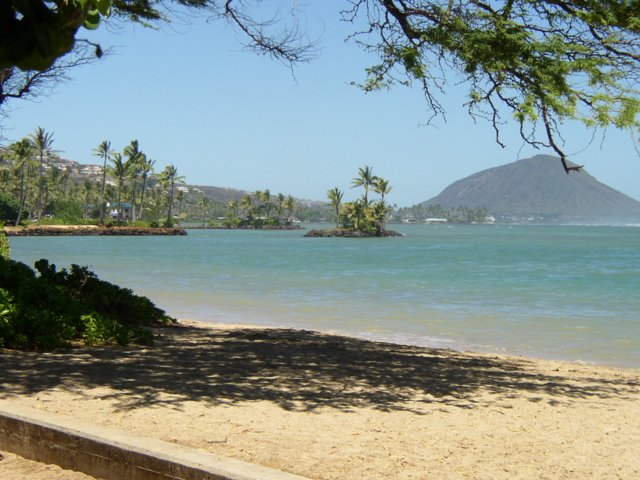
#> input picture _build/html/_images/beach.jpeg, 640 x 480 px, found by its file name
$ jupyter execute final_1.ipynb
#> lines starting #> are read from the running program, lines starting #| are printed output that depends on the picture
# 期末大作业I #

## 任务一：描述图片 ##

打开https://pixspy.com/，上传任意一张照片。鼠标在图片上移动，观察鼠标旁的数字，回答以下问题：

1. 鼠标旁的五个数字分别代表图片的什么信息？
2. 图片的分辨率是多少？
3. 图片左上角的行下标和列下标分别是多少？
4. 图片最右处的列下标是多少？
5. 图片最底部的行下标是多少？
6. 行下标是从左往右增大，还是从上到下增大？
7. 用鼠标滚轮放大图片，直到看到一个个"马赛克"为止。它们其实是像素，当像素放大到一定程度，看起来就像是小色块。这叫做图像的像素化（pixelation）。

## 任务二：输出图像信息 ##

下面是一张海滩的图片，我们用以下代码来打印图片的信息：

[cell 1]
import cv2
img = cv2.imread('beach.jpeg')
#> img is the input picture: shape (480, 640, 3); mean B, G, R 142.4, 147.4, 133.9

totalCol= img.shape[1]  #image width
#> totalCol = 640
totalRow= img.shape[0] #image height
#> totalRow = 480

print(totalCol, totalRow) #print image width and height
#| 640 480

for i in range(4):
  for j in range(4):
    print(img[i,j])    #打印图片的[B,G,R]信息
#> this loop made 4 passes
#> (printed output is left out)

1. 这16个像素点在图片的哪个位置？
2. 为什么这些像素点的值都比较小？

OpenCV对图像是用**BGR**（不是RGB)的方式来进行编码的。每个像素值都是一个包含三个元素列表，分别对应Blue, Green和Red。所以你如果想要获得某个位置像素点的三原色值，你也可以通过列表下标的方式来得到，例如：

[cell 2]
import cv2
img = cv2.imread('beach.jpeg')

print(img[100,100,0])    #输出图片的[100,100]处的蓝色值
#| 231
print(img[100,100,1])    #输出图片的[100,100]处的绿色值
#| 204
print(img[100,100,2])    #输出图片的[100,100]处的红色值
#| 160

## 任务三：去除蓝色 ##

即使一张图片由上百万个像素点组成，计算机仍然能够在你喝一口水的时间内，对它们全部进行处理。这个任务中你将要编写三个函数，来实现一些神奇的效果。

如果将图片中的所有蓝色值全变成0，你会看到一副怎样的画面？你还会看到沙滩吗？

运行下面程序之后，

[cell 3]
import cv2
from IPython.display import Image

def zeroBlue(img):
  img_width = img.shape[1]
#> img_width = 640
  img_height = img.shape[0]
#> img_height = 480
  for row in range(img_height):
    for col in range(img_width):
      img[row][col][0] = 0
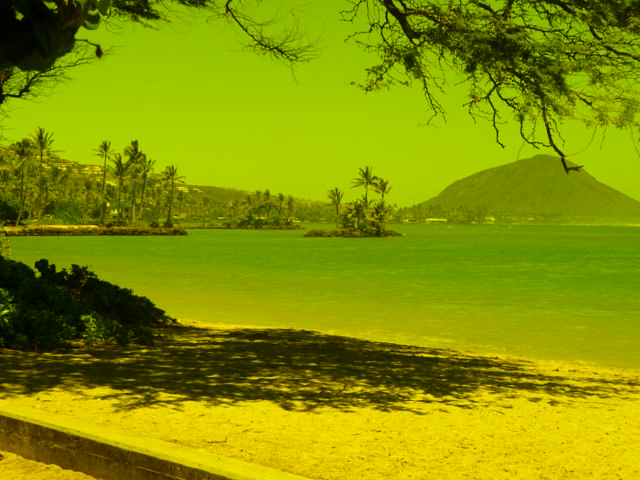
#> img: shape (480, 640, 3); mean B, G, R 0, 147.4, 133.9
  return img

img = cv2.imread('beach.jpeg')
newImage = zeroBlue(img)
cv2.imwrite("1.png", newImage)
Image(filename='1.png')
